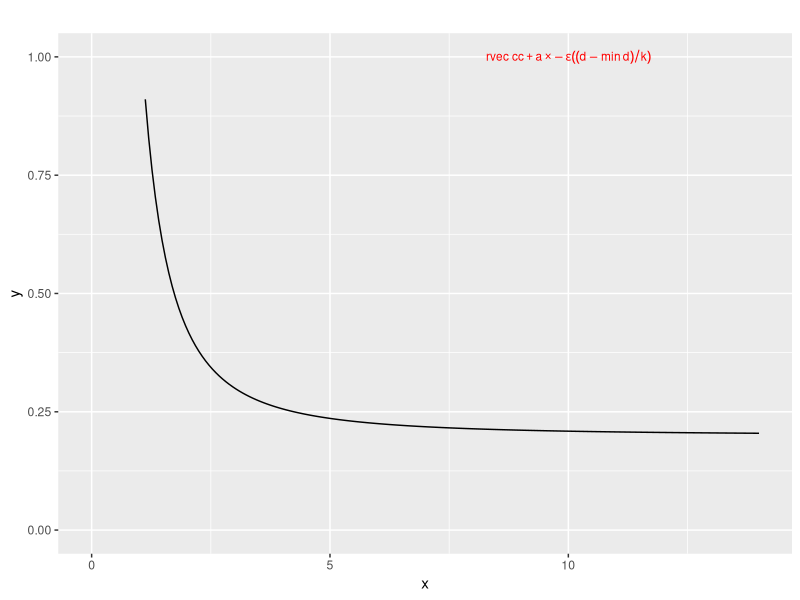
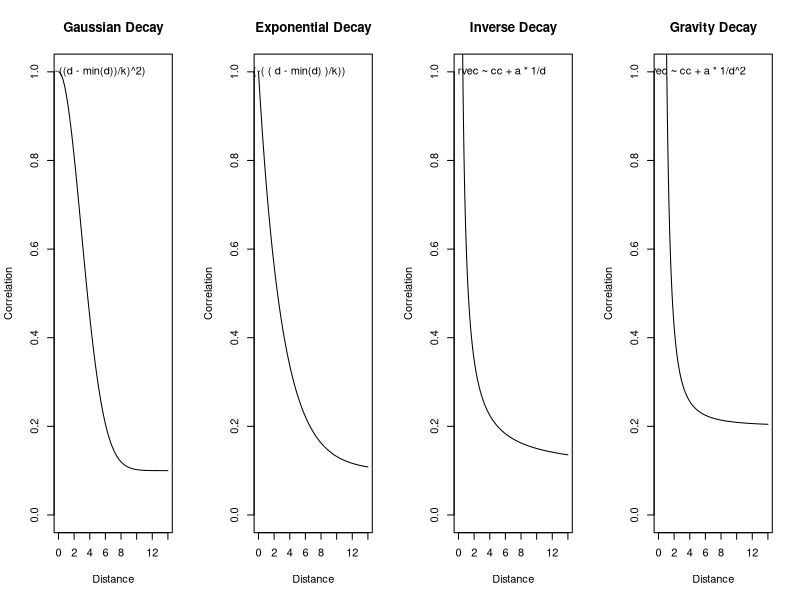

Reproduce these figures in R, in order.
png (file=paste("../results/models/models.png",sep=""), width=14, height=4, type="cairo", res=150, units="in")
par(mfrow=c(1,4))
x <- seq(from = 0, to = 14, length.out = 200)

# Gaussian Fit
#rvec ~ cc + a * exp(-((d - min(d))/k)^2)

y <- 0.1 + 0.9 * exp(-( ( x - min(x) )/4.1)^2)
plot(x,y, type="l", main="Gaussian Decay", ylim=c(0,1), xlab="Distance", ylab="Correlation")
text(12,1,"rvec ~ cc + a * exp(-((d - min(d))/k)^2)", pos=2)

# Exponential Function 
#rvec ~ cc + a * exp(-( ( d - min(d) )/k))

y <- 0.1 + 0.9 * exp(-( ( x - min(x) )/3))
#lines(x,y, type="l", col="red")
plot(x,y, type="l", main="Exponential Decay", ylim=c(0,1), xlab="Distance", ylab="Correlation")
text(12,1,"rvec ~ cc + a * exp(-( ( d - min(d) )/k))",pos=2)

# Inverse
#rvec ~ cc + a * 1/d
y <- 0.1 + 0.5 * 1/x
#lines(x,y, type="l", col="blue")
plot(x,y, type="l", main="Inverse Decay", ylim=c(0,1), xlab="Distance", ylab="Correlation")
text(12,1,"rvec ~ cc + a * 1/d",pos=2)

# Gravity
#rvec ~ cc + a * 1/d^2
y <- 0.2 + 0.9 * 1/x^2
#lines(x,y, type="l", col="green")
plot(x,y, type="l", main="Gravity Decay", ylim=c(0,1), xlab="Distance", ylab="Correlation")
text(12,1,"rvec ~ cc + a * 1/d^2",pos=2)

dev.off()
library(ggplot2)
par(mfrow=c(2,2))

ggplot() + geom_line(aes(x,y)) +
 	ggtitle("") + ylim(0,1)+
	annotate("text", label = "rvec ~ cc + a %*% -epsilon ((d-min(d))/k)", x = 10, y = 1, size = 3, colour = "red", parse=T)